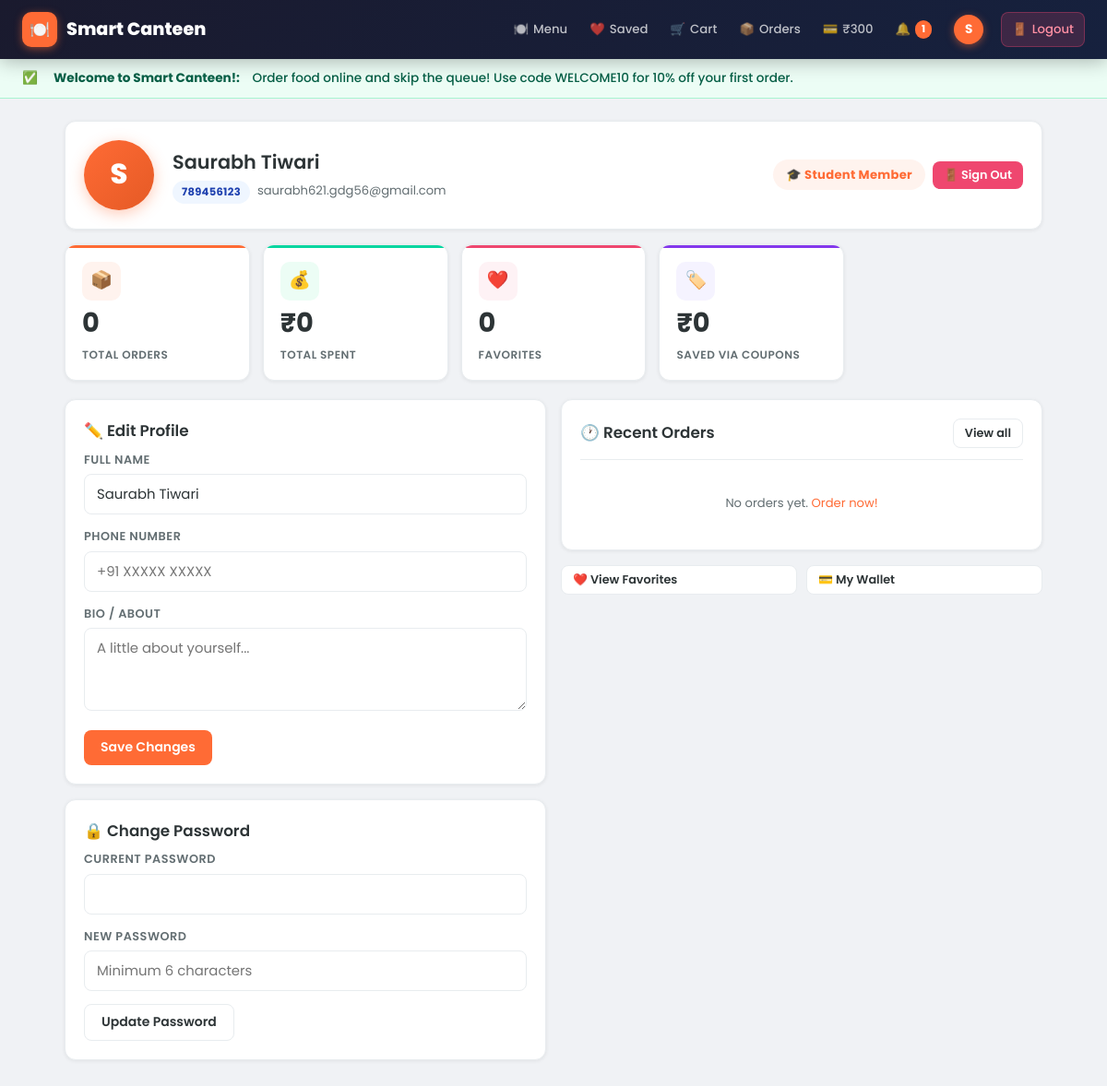
Screenshot of /profile (signed in) with the database file from the repository.
### tables this page shows
CREATE TABLE users(
        id INTEGER PRIMARY KEY AUTOINCREMENT, name TEXT, college_id TEXT,
        email TEXT UNIQUE, password TEXT, role TEXT DEFAULT 'student',
        wallet REAL DEFAULT 0, phone TEXT DEFAULT '', bio TEXT DEFAULT '');

CREATE TABLE announcements(
        id INTEGER PRIMARY KEY AUTOINCREMENT, title TEXT, content TEXT,
        type TEXT DEFAULT 'info', active INTEGER DEFAULT 1,
        created_at TEXT DEFAULT (datetime('now','localtime')));

### app.py (the view, shortened to what this page needs)
@app.route("/profile", methods=["GET", "POST"])
@login_required
def profile():
    u = one("SELECT * FROM users WHERE id=?", (session["uid"],))
    stats = one(
        "SELECT COUNT(*) c, COALESCE(SUM(total),0) t, COALESCE(SUM(discount),0) d "
        "FROM orders WHERE user_id=? AND status!='Cancelled'", (session["uid"],))
    fav_count = one("SELECT COUNT(*) FROM favorites WHERE user_id=?", (session["uid"],))[0]
    recent = many("SELECT * FROM orders WHERE user_id=? ORDER BY id DESC LIMIT 5",
                  (session["uid"],))
    top_items = many(
        "SELECT oi.name, SUM(oi.qty) qty FROM order_items oi "
        "JOIN orders o ON o.id=oi.order_id "
        "WHERE o.user_id=? AND o.status!='Cancelled' "
        "GROUP BY oi.item_id ORDER BY qty DESC LIMIT 5", (session["uid"],))
    return render_template("profile.html", u=u, stats=stats, fav_count=fav_count,
                           recent=recent, top_items=top_items)

### app.py (called while the page is built)
def db():
    if "db" not in g:
        g.db = sqlite3.connect(DB)
        g.db.row_factory = sqlite3.Row
        g.db.execute("PRAGMA journal_mode=WAL")
        g.db.execute("PRAGMA foreign_keys=ON")
    return g.db

def one(sql, a=()):
    return db().execute(sql, a).fetchone()

def many(sql, a=()):
    return db().execute(sql, a).fetchall()

def login_required(f):
    @wraps(f)
    def w(*a, **k):
        if "uid" not in session:
            flash("Please sign in to continue.")
            return redirect(url_for("login"))
        return f(*a, **k)
    return w

@app.context_processor
def inject():
    d = {"wallet_bal": 0, "ready_count": 0, "cart_count": 0,
         "unread_notif": 0, "active_announcements": []}
    if session.get("uid"):
        if session.get("role") != "admin":
            u = one("SELECT wallet FROM users WHERE id=?", (session["uid"],))
            if u:
                d["wallet_bal"] = u["wallet"]
            d["ready_count"] = one(
                "SELECT COUNT(*) FROM orders WHERE user_id=? AND status='Ready'",
                (session["uid"],))[0]
            d["cart_count"] = sum(session.get("cart", {}).values())
            d["unread_notif"] = one(
                "SELECT COUNT(*) FROM notifications WHERE user_id=? AND is_read=0",
                (session["uid"],))[0]
        d["active_announcements"] = many(
            "SELECT * FROM announcements WHERE active=1 ORDER BY id DESC LIMIT 3")
    return d

### templates/profile.html (shortened to what this page needs)
{% extends "base.html" %}
{% block content %}
<div class="card mb-md">
  <div style="display:flex;align-items:center;gap:20px;flex-wrap:wrap;">
    <div class="profile-avatar">{{ u.name[0].upper() }}</div>
    <div style="flex:1;">
      <h2 style="margin-bottom:4px;">{{ u.name }}</h2>
      <div class="d-flex flex-wrap gap-sm">
        <span class="badge badge-info">{{ u.college_id }}</span>
        <span class="fs-sm text-muted">{{ u.email }}</span>
      </div>
    </div>
    <div class="d-flex align-center gap-sm">
      <span class="badge badge-primary" style="font-size:0.82rem;padding:6px 14px;">
        🎓 Student Member
      </span>
      <a href="/logout" class="btn btn-danger btn-sm">🚪 Sign Out</a>
    </div>
  </div>
</div>
<div class="stats-grid" style="margin-bottom:20px;">
  <div class="stat-card" style="--stat-color:#FF6B35;--stat-bg:#FFF3EE;">
    <div class="stat-icon">📦</div>
    <div class="stat-value">{{ stats.c }}</div>
    <div class="stat-label">Total Orders</div>
  </div>
  <div class="stat-card" style="--stat-color:#06D6A0;--stat-bg:#ECFDF5;">
    <div class="stat-icon">💰</div>
    <div class="stat-value">₹{{ '%.0f'|format(stats.t) }}</div>
    <div class="stat-label">Total Spent</div>
  </div>
  <div class="stat-card" style="--stat-color:#EF476F;--stat-bg:#FEF2F5;">
    <div class="stat-icon">❤️</div>
    <div class="stat-value">{{ fav_count }}</div>
    <div class="stat-label">Favorites</div>
  </div>
  <div class="stat-card" style="--stat-color:#8338EC;--stat-bg:#F5F3FF;">
    <div class="stat-icon">🏷️</div>
    <div class="stat-value">₹{{ '%.0f'|format(stats.d) }}</div>
    <div class="stat-label">Saved via Coupons</div>
  </div>
</div>
<div style="display:grid;grid-template-columns:1fr 1fr;gap:16px;">
  <div>
    <div class="card">
      <h3>✏️ Edit Profile</h3>
      <form method="post">
        <div class="form-group">
          <label>Full Name</label>
          <input name="name" value="{{ u.name }}" required>
        </div>
        <div class="form-group">
          <label>Phone Number</label>
          <input name="phone" value="{{ u.phone or '' }}" placeholder="+91 XXXXX XXXXX">
        </div>
        <div class="form-group">
          <label>Bio / About</label>
          <textarea name="bio" placeholder="A little about yourself..." maxlength="200">{{ u.bio or '' }}</textarea>
        </div>
        <button type="submit" class="btn btn-primary">Save Changes</button>
      </form>
    </div>
    <div class="card">
      <h3>🔒 Change Password</h3>
      <form method="post">
        <div class="form-group">
          <label>Current Password</label>
          <input type="password" name="old_password" required>
        </div>
        <div class="form-group">
          <label>New Password</label>
          <input type="password" name="new_password" minlength="6" required placeholder="Minimum 6 characters">
        </div>
        <button type="submit" class="btn btn-secondary">Update Password</button>
      </form>
    </div>
  </div>
  <div>
    <div class="card">
      <div class="card-header">
        <h3 class="mb-0">🕐 Recent Orders</h3>
        <a href="/orders" class="btn btn-secondary btn-sm">View all</a>
      </div>
      {% for o in recent %}
      <div class="d-flex align-center justify-between" style="padding:10px 0;border-bottom:1px solid var(--border);">
        <div>
          <div class="fs-sm font-mono fw-bold" style="color:var(--primary);">{{ o.token }}</div>
          <div class="fs-xs text-muted">{{ o.order_date }} · ₹{{ '%.0f'|format(o.total) }}</div>
        </div>
        <div class="d-flex align-center gap-sm">
          <span class="badge badge-{{ o.status }}">{{ o.status }}</span>
          <a href="/order/{{ o.id }}" class="btn btn-secondary btn-sm">View</a>
        </div>
      </div>
      {% else %}
      <p class="text-muted fs-sm text-center" style="padding:20px;">No orders yet. <a href="/menu">Order now!</a></p>
      {% endfor %}
    </div>
    <div style="display:flex;gap:10px;flex-wrap:wrap;">
      <a href="/favorites" class="btn btn-secondary btn-sm flex-1 justify-center">❤️ View Favorites</a>
      <a href="/wallet" class="btn btn-secondary btn-sm flex-1 justify-center">💳 My Wallet</a>
    </div>
  </div>
</div>
{% endblock %}

### templates/base.html (shortened to what this page needs)
<!DOCTYPE html>
<html lang="en">
<head>
<link rel="stylesheet" href="{{ url_for('static', filename='style.css') }}">
</head>
<body>
<nav class="navbar">
  <a href="/" class="brand">
    <div class="brand-icon">🍽️</div>
    <span>Smart Canteen</span>
  </a>
  <div class="nav-links">
    {% if session.role == 'admin' %}
      <a href="/admin" class="nav-link">📊 Dashboard</a>
      <a href="/admin/orders" class="nav-link">🧾 Orders</a>
      <a href="/admin/menu" class="nav-link">🍽️ Menu</a>
      <a href="/admin/analytics" class="nav-link">📈 Analytics</a>
      <a href="/admin/students" class="nav-link">👨‍🎓 Students</a>
    {% elif session.uid %}
      <a href="/menu" class="nav-link">🍽️ <span>Menu</span></a>
      <a href="/favorites" class="nav-link">❤️ <span>Saved</span></a>
      <a href="/cart" class="nav-link">🛒 <span>Cart</span>
      </a>
      <a href="/orders" class="nav-link">📦 <span>Orders</span></a>
      <a href="/wallet" class="nav-link">💳 <span>₹{{ '%.0f'|format(wallet_bal) }}</span></a>
      <a href="/notifications" class="nav-link">🔔
        {% if unread_notif %}<span class="nav-badge pulse">{{ unread_notif }}</span>{% endif %}
      </a>
      <a href="/profile" class="nav-link">
        <div class="nav-avatar">{{ session.name[0].upper() if session.name else 'U' }}</div>
      </a>
    {% endif %}
    {% if session.uid %}
      <a href="/logout" class="nav-link" title="Sign out" style="margin-left:6px;background:rgba(239,71,111,0.18);color:#FF8FA3;border:1px solid rgba(239,71,111,0.35);">🚪 <span>Logout</span></a>
    {% endif %}
  </div>
</nav>
{% for ann in active_announcements %}
<div class="announcement-bar {{ ann.type }}">
  {% if ann.type == 'success' %}✅{% elif ann.type == 'warning' %}⚠️{% else %}ℹ️{% endif %}
  &nbsp;<strong>{{ ann.title }}:</strong>&nbsp;{{ ann.content }}
</div>
{% endfor %}
{% if session.role == 'admin' %}
<div class="admin-layout">
  <aside class="admin-sidebar">
    <div class="sidebar-section">Overview</div>
    <a href="/admin" class="sidebar-link {{ 'active' if request.endpoint == 'admin_home' }}">📊 Dashboard</a>
    <div class="sidebar-section">Operations</div>
    <a href="/admin/orders" class="sidebar-link {{ 'active' if request.endpoint in ['admin_orders','admin_status','admin_cancel'] }}">🧾 Orders</a>
    <a href="/admin/menu" class="sidebar-link {{ 'active' if request.endpoint in ['admin_menu','admin_edit','admin_restock','admin_toggle','admin_delete'] }}">🍽️ Menu</a>
    <div class="sidebar-section">Insights</div>
    <a href="/admin/analytics" class="sidebar-link {{ 'active' if request.endpoint == 'admin_analytics' }}">📈 Analytics</a>
    <a href="/admin/report" class="sidebar-link {{ 'active' if request.endpoint in ['admin_report','admin_report_csv'] }}">📋 Report</a>
    <div class="sidebar-section">Management</div>
    <a href="/admin/coupons" class="sidebar-link {{ 'active' if request.endpoint in ['admin_coupons','coupon_toggle','coupon_delete'] }}">🏷️ Coupons</a>
    <a href="/admin/students" class="sidebar-link {{ 'active' if request.endpoint in ['admin_students','admin_credit'] }}">👨‍🎓 Students</a>
    <a href="/admin/feedback" class="sidebar-link {{ 'active' if request.endpoint == 'admin_feedback' }}">⭐ Feedback</a>
    <a href="/admin/announcements" class="sidebar-link {{ 'active' if request.endpoint in ['admin_announcements','announcement_toggle','announcement_delete'] }}">📢 Announcements</a>
    <div style="flex:1"></div>
    <div style="padding:10px 12px;">
      <a href="/logout" class="btn btn-secondary btn-sm w-full">🚪 Sign out</a>
    </div>
  </aside>
  <main class="admin-content">
    {{ self.content() }}
  </main>
</div>
{% else %}
{% block wrapper %}
<div class="container">
  {% block content %}{% endblock %}
</div>
{% endblock %}
{% endif %}
</body>
</html>

### rows the page displays
users: wallet "300", name "S", name "Saurabh Tiwari", college_id "789456123", email "saurabh621.gdg56@gmail.com"
announcements: title "Welcome to Smart Canteen!", content "Order food online and skip the queue! Use code WELCOME10 for 10% off your first order."

### other values shown
{{ unread_notif }} "1"
{{ session.name[0].upper() if session.name else 'U' }} "S"
{{ stats.c }} "0"
{{ '%.0f'|format(stats.t) }} "0"
{{ fav_count }} "0"
{{ '%.0f'|format(stats.d) }} "0"
